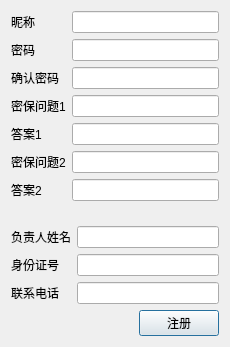
<?xml version="1.0" encoding="UTF-8"?>
<ui version="4.0">
 <class>Dialog</class>
 <widget class="QDialog" name="Dialog">
  <property name="geometry">
   <rect>
    <x>0</x>
    <y>0</y>
    <width>230</width>
    <height>347</height>
   </rect>
  </property>
  <property name="windowTitle">
   <string>Dialog</string>
  </property>
  <layout class="QVBoxLayout" name="verticalLayout">
   <item>
    <spacer name="verticalSpacer">
     <property name="orientation">
      <enum>Qt::Vertical</enum>
     </property>
     <property name="sizeHint" stdset="0">
      <size>
       <width>20</width>
       <height>4</height>
      </size>
     </property>
    </spacer>
   </item>
   <item>
    <layout class="QFormLayout" name="formLayout">
     <item row="0" column="0">
      <widget class="QLabel" name="nameLable">
       <property name="text">
        <string>昵称</string>
       </property>
      </widget>
     </item>
     <item row="0" column="1">
      <widget class="QLineEdit" name="nameLineEdit">
       <property name="frame">
        <bool>true</bool>
       </property>
       <property name="dragEnabled">
        <bool>false</bool>
       </property>
       <property name="placeholderText">
        <string/>
       </property>
       <property name="clearButtonEnabled">
        <bool>false</bool>
       </property>
      </widget>
     </item>
     <item row="1" column="0">
      <widget class="QLabel" name="keyLable">
       <property name="text">
        <string>密码</string>
       </property>
      </widget>
     </item>
     <item row="1" column="1">
      <widget class="QLineEdit" name="keyLineEdit">
       <property name="echoMode">
        <enum>QLineEdit::Password</enum>
       </property>
      </widget>
     </item>
     <item row="2" column="1">
      <widget class="QLineEdit" name="confirmLineEdit">
       <property name="echoMode">
        <enum>QLineEdit::Password</enum>
       </property>
      </widget>
     </item>
     <item row="3" column="0">
      <widget class="QLabel" name="qus1Label">
       <property name="text">
        <string>密保问题1</string>
       </property>
      </widget>
     </item>
     <item row="3" column="1">
      <widget class="QLineEdit" name="que1LineEdit"/>
     </item>
     <item row="4" column="0">
      <widget class="QLabel" name="ans1Label">
       <property name="text">
        <string>答案1</string>
       </property>
      </widget>
     </item>
     <item row="4" column="1">
      <widget class="QLineEdit" name="ans1LineEdit"/>
     </item>
     <item row="5" column="0">
      <widget class="QLabel" name="qus2Label">
       <property name="text">
        <string>密保问题2</string>
       </property>
      </widget>
     </item>
     <item row="5" column="1">
      <widget class="QLineEdit" name="que2LineEdit"/>
     </item>
     <item row="6" column="0">
      <widget class="QLabel" name="ans2Label">
       <property name="text">
        <string>答案2</string>
       </property>
      </widget>
     </item>
     <item row="6" column="1">
      <widget class="QLineEdit" name="ans2LineEdit"/>
     </item>
     <item row="2" column="0">
      <widget class="QLabel" name="confirmLabeLl">
       <property name="text">
        <string>确认密码</string>
       </property>
      </widget>
     </item>
    </layout>
   </item>
   <item>
    <spacer name="verticalSpacer_3">
     <property name="orientation">
      <enum>Qt::Vertical</enum>
     </property>
     <property name="sizeHint" stdset="0">
      <size>
       <width>20</width>
       <height>40</height>
      </size>
     </property>
    </spacer>
   </item>
   <item>
    <layout class="QFormLayout" name="formLayout_2">
     <item row="0" column="0">
      <widget class="QLabel" name="principalLabel">
       <property name="text">
        <string>负责人姓名</string>
       </property>
      </widget>
     </item>
     <item row="0" column="1">
      <widget class="QLineEdit" name="principalLineEdit"/>
     </item>
     <item row="1" column="0">
      <widget class="QLabel" name="IDLabel">
       <property name="text">
        <string>身份证号</string>
       </property>
      </widget>
     </item>
     <item row="1" column="1">
      <widget class="QLineEdit" name="IDLineEdit"/>
     </item>
     <item row="2" column="0">
      <widget class="QLabel" name="TelLabel">
       <property name="text">
        <string>联系电话</string>
       </property>
      </widget>
     </item>
     <item row="2" column="1">
      <widget class="QLineEdit" name="TelLineEdit"/>
     </item>
    </layout>
   </item>
   <item>
    <spacer name="verticalSpacer_2">
     <property name="orientation">
      <enum>Qt::Vertical</enum>
     </property>
     <property name="sizeHint" stdset="0">
      <size>
       <width>20</width>
       <height>3</height>
      </size>
     </property>
    </spacer>
   </item>
   <item>
    <layout class="QHBoxLayout" name="horizontalLayout">
     <item>
      <spacer name="horizontalSpacer">
       <property name="orientation">
        <enum>Qt::Horizontal</enum>
       </property>
       <property name="sizeHint" stdset="0">
        <size>
         <width>40</width>
         <height>20</height>
        </size>
       </property>
      </spacer>
     </item>
     <item>
      <widget class="QPushButton" name="pushButton">
       <property name="text">
        <string>注册</string>
       </property>
      </widget>
     </item>
    </layout>
   </item>
  </layout>
 </widget>
 <resources/>
 <connections/>
</ui>
